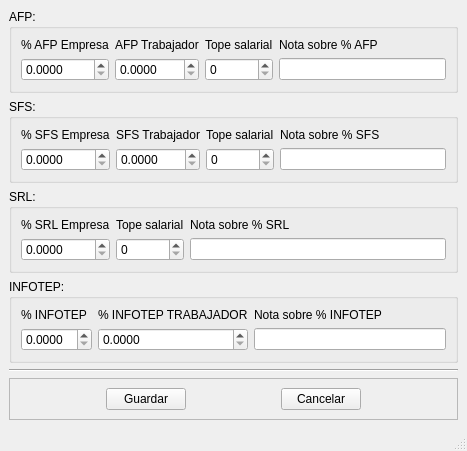
<?xml version="1.0" encoding="UTF-8"?>
<ui version="4.0">
 <class>MainWindow</class>
 <widget class="QMainWindow" name="MainWindow">
  <property name="geometry">
   <rect>
    <x>0</x>
    <y>0</y>
    <width>467</width>
    <height>411</height>
   </rect>
  </property>
  <property name="windowTitle">
   <string>Costos Legales</string>
  </property>
  <widget class="QWidget" name="centralwidget">
   <layout class="QVBoxLayout" name="verticalLayout">
    <item>
     <widget class="QGroupBox" name="groupBox">
      <property name="title">
       <string>AFP:</string>
      </property>
      <layout class="QVBoxLayout" name="verticalLayout_2">
       <item>
        <layout class="QGridLayout" name="gridLayout">
         <item row="1" column="0">
          <widget class="QDoubleSpinBox" name="AFP_emp">
           <property name="decimals">
            <number>4</number>
           </property>
           <property name="singleStep">
            <double>0.000100000000000</double>
           </property>
          </widget>
         </item>
         <item row="1" column="1">
          <widget class="QDoubleSpinBox" name="AFP_trab">
           <property name="decimals">
            <number>4</number>
           </property>
           <property name="singleStep">
            <double>0.000100000000000</double>
           </property>
          </widget>
         </item>
         <item row="0" column="3">
          <widget class="QLabel" name="label_3">
           <property name="text">
            <string>Nota sobre % AFP</string>
           </property>
          </widget>
         </item>
         <item row="1" column="3">
          <widget class="QLineEdit" name="nota_afp"/>
         </item>
         <item row="0" column="0">
          <widget class="QLabel" name="label">
           <property name="text">
            <string>% AFP Empresa</string>
           </property>
          </widget>
         </item>
         <item row="0" column="1">
          <widget class="QLabel" name="label_2">
           <property name="text">
            <string>AFP Trabajador</string>
           </property>
          </widget>
         </item>
         <item row="1" column="2">
          <widget class="QSpinBox" name="tope_sal_afp"/>
         </item>
         <item row="0" column="2">
          <widget class="QLabel" name="label_12">
           <property name="text">
            <string>Tope salarial</string>
           </property>
          </widget>
         </item>
        </layout>
       </item>
      </layout>
     </widget>
    </item>
    <item>
     <widget class="QGroupBox" name="groupBox_2">
      <property name="title">
       <string>SFS:</string>
      </property>
      <layout class="QVBoxLayout" name="verticalLayout_3">
       <item>
        <layout class="QGridLayout" name="gridLayout_2">
         <item row="1" column="3">
          <widget class="QLineEdit" name="sfs_nota"/>
         </item>
         <item row="0" column="0">
          <widget class="QLabel" name="label_4">
           <property name="text">
            <string>% SFS Empresa</string>
           </property>
          </widget>
         </item>
         <item row="1" column="1">
          <widget class="QDoubleSpinBox" name="sfs_trab">
           <property name="decimals">
            <number>4</number>
           </property>
           <property name="singleStep">
            <double>0.000100000000000</double>
           </property>
          </widget>
         </item>
         <item row="0" column="1">
          <widget class="QLabel" name="label_5">
           <property name="text">
            <string>SFS Trabajador</string>
           </property>
          </widget>
         </item>
         <item row="0" column="3">
          <widget class="QLabel" name="label_6">
           <property name="text">
            <string>Nota sobre % SFS</string>
           </property>
          </widget>
         </item>
         <item row="1" column="0">
          <widget class="QDoubleSpinBox" name="sfs_emp">
           <property name="decimals">
            <number>4</number>
           </property>
           <property name="singleStep">
            <double>0.000100000000000</double>
           </property>
          </widget>
         </item>
         <item row="1" column="2">
          <widget class="QSpinBox" name="tope_sal_sfs"/>
         </item>
         <item row="0" column="2">
          <widget class="QLabel" name="label_13">
           <property name="text">
            <string>Tope salarial</string>
           </property>
          </widget>
         </item>
        </layout>
       </item>
      </layout>
     </widget>
    </item>
    <item>
     <widget class="QGroupBox" name="groupBox_3">
      <property name="title">
       <string>SRL:</string>
      </property>
      <layout class="QVBoxLayout" name="verticalLayout_4">
       <item>
        <layout class="QGridLayout" name="gridLayout_3">
         <item row="0" column="2">
          <widget class="QLabel" name="label_9">
           <property name="text">
            <string>Nota sobre % SRL</string>
           </property>
          </widget>
         </item>
         <item row="0" column="0">
          <widget class="QLabel" name="label_7">
           <property name="text">
            <string>% SRL Empresa</string>
           </property>
          </widget>
         </item>
         <item row="1" column="0">
          <widget class="QDoubleSpinBox" name="srl">
           <property name="toolTip">
            <string>&lt;html&gt;&lt;head/&gt;&lt;body&gt;&lt;p&gt;Es obligatorio que antes de correr una nómina el usuario verifique que no haya cambiado el factor de riesgo que tiene la empresa en la TSS&lt;/p&gt;&lt;/body&gt;&lt;/html&gt;</string>
           </property>
           <property name="decimals">
            <number>4</number>
           </property>
           <property name="singleStep">
            <double>0.000100000000000</double>
           </property>
          </widget>
         </item>
         <item row="1" column="2">
          <widget class="QLineEdit" name="nota_srl"/>
         </item>
         <item row="1" column="1">
          <widget class="QSpinBox" name="tope_sal_srl"/>
         </item>
         <item row="0" column="1">
          <widget class="QLabel" name="label_14">
           <property name="text">
            <string>Tope salarial</string>
           </property>
          </widget>
         </item>
        </layout>
       </item>
      </layout>
     </widget>
    </item>
    <item>
     <widget class="QGroupBox" name="groupBox_4">
      <property name="title">
       <string>INFOTEP:</string>
      </property>
      <layout class="QVBoxLayout" name="verticalLayout_5">
       <item>
        <layout class="QGridLayout" name="gridLayout_4">
         <item row="1" column="0">
          <widget class="QDoubleSpinBox" name="infotep">
           <property name="decimals">
            <number>4</number>
           </property>
           <property name="singleStep">
            <double>0.000100000000000</double>
           </property>
          </widget>
         </item>
         <item row="0" column="0">
          <widget class="QLabel" name="label_8">
           <property name="text">
            <string>% INFOTEP</string>
           </property>
          </widget>
         </item>
         <item row="0" column="2">
          <widget class="QLabel" name="label_10">
           <property name="text">
            <string>Nota sobre % INFOTEP</string>
           </property>
          </widget>
         </item>
         <item row="1" column="2">
          <widget class="QLineEdit" name="infotep_nota"/>
         </item>
         <item row="0" column="1">
          <widget class="QLabel" name="label_11">
           <property name="text">
            <string>% INFOTEP TRABAJADOR</string>
           </property>
          </widget>
         </item>
         <item row="1" column="1">
          <widget class="QDoubleSpinBox" name="infotep_trabajador">
           <property name="decimals">
            <number>4</number>
           </property>
           <property name="singleStep">
            <double>0.000100000000000</double>
           </property>
          </widget>
         </item>
        </layout>
       </item>
      </layout>
     </widget>
    </item>
    <item>
     <widget class="Line" name="line">
      <property name="orientation">
       <enum>Qt::Horizontal</enum>
      </property>
     </widget>
    </item>
    <item>
     <widget class="QFrame" name="frame">
      <property name="frameShape">
       <enum>QFrame::StyledPanel</enum>
      </property>
      <property name="frameShadow">
       <enum>QFrame::Raised</enum>
      </property>
      <layout class="QHBoxLayout" name="horizontalLayout">
       <item>
        <spacer name="horizontalSpacer">
         <property name="orientation">
          <enum>Qt::Horizontal</enum>
         </property>
         <property name="sizeHint" stdset="0">
          <size>
           <width>101</width>
           <height>20</height>
          </size>
         </property>
        </spacer>
       </item>
       <item>
        <widget class="QPushButton" name="guardar">
         <property name="text">
          <string>Guardar</string>
         </property>
        </widget>
       </item>
       <item>
        <spacer name="horizontalSpacer_2">
         <property name="orientation">
          <enum>Qt::Horizontal</enum>
         </property>
         <property name="sizeHint" stdset="0">
          <size>
           <width>102</width>
           <height>20</height>
          </size>
         </property>
        </spacer>
       </item>
       <item>
        <widget class="QPushButton" name="cancelar">
         <property name="text">
          <string>Cancelar</string>
         </property>
        </widget>
       </item>
       <item>
        <spacer name="horizontalSpacer_3">
         <property name="orientation">
          <enum>Qt::Horizontal</enum>
         </property>
         <property name="sizeHint" stdset="0">
          <size>
           <width>101</width>
           <height>20</height>
          </size>
         </property>
        </spacer>
       </item>
      </layout>
     </widget>
    </item>
   </layout>
  </widget>
  <widget class="QStatusBar" name="statusbar"/>
 </widget>
 <resources/>
 <connections/>
</ui>
